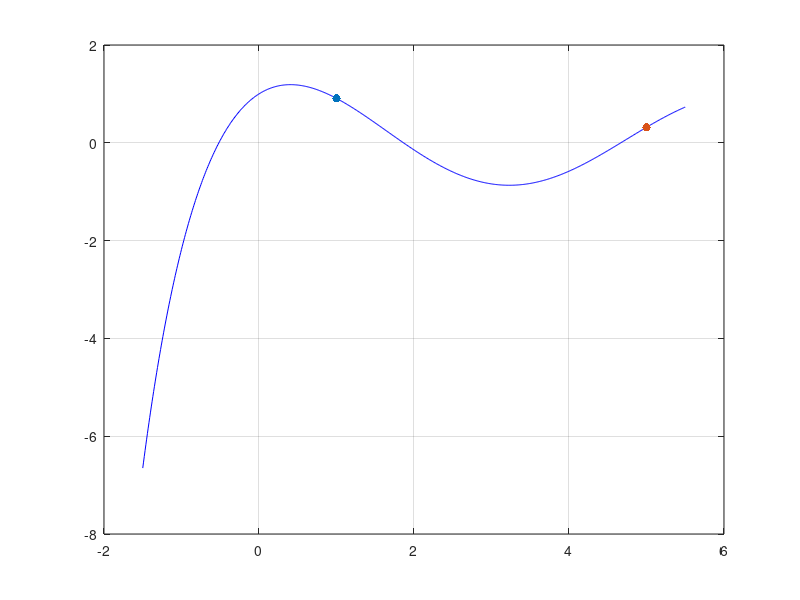

Write MATLAB code to recreate this figure. (Note: this script raises an error after producing the figure.)
% Golden Section Algorithm Optimization
% 07-Feb-2024
% Written By: Rasit
%%
clc,clear all,close all;

x_l = 1;              % Initial Condition
x_u = 5;              % Initial Condition
dx = 1e-10;           % Accuracy Value
tau = 0.38197;        % 2- golden ratio
eps = dx/(x_u-x_l);               % Tolerance Value
N = floor(-2.078*log(eps));       % Number Of Step

f = @(x) x .* exp(-x) + cos(x);   % Objective Function
t_span = -(abs(x_l)+.5):1e-2:(abs(x_u)+.5);
figure('units','normalized','outerposition',[0 0 1 1],'color','w')
for k = 1:N
    clf
    plot(t_span,f(t_span),"b"),grid on, hold on
    scatter(x_l,f(x_l),"filled","r")
    scatter(x_u,f(x_u),"filled","r")
    xline(x_l,"k")
    xline(x_u,"k")
    title(["Lower Point: " + num2str(x_l) "Upper Point: " + num2str(x_u) "Difference: " num2str(abs(x_l - x_u))]);

    x1 = x_l + tau*(x_u-x_l);
    f1 = f(x1);
    x2 = x_u - tau*(x_u-x_l);
    f2 = f(x2);

    if f1 > f2
        x_l = x1;
        x1 = x2;
        f1 = f2;
    else
        x_u = x2;
        x2 = x1;
        f2 = f1;
        x1 = x_l + tau*(x_u - x_l);
        f1 = f(x1);
    end
    drawnow
end








